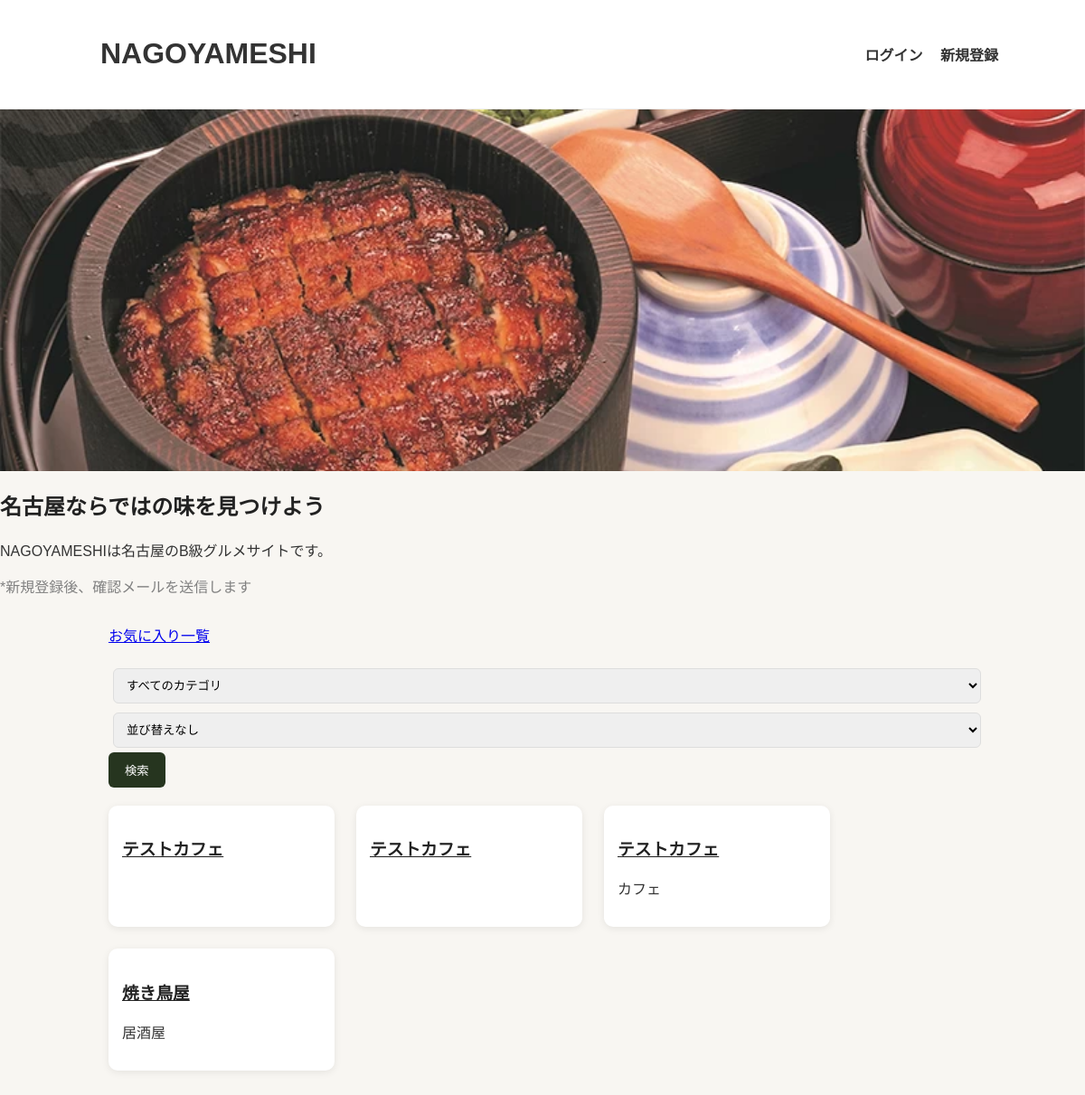
/, run on an earlier commit of the app's database.
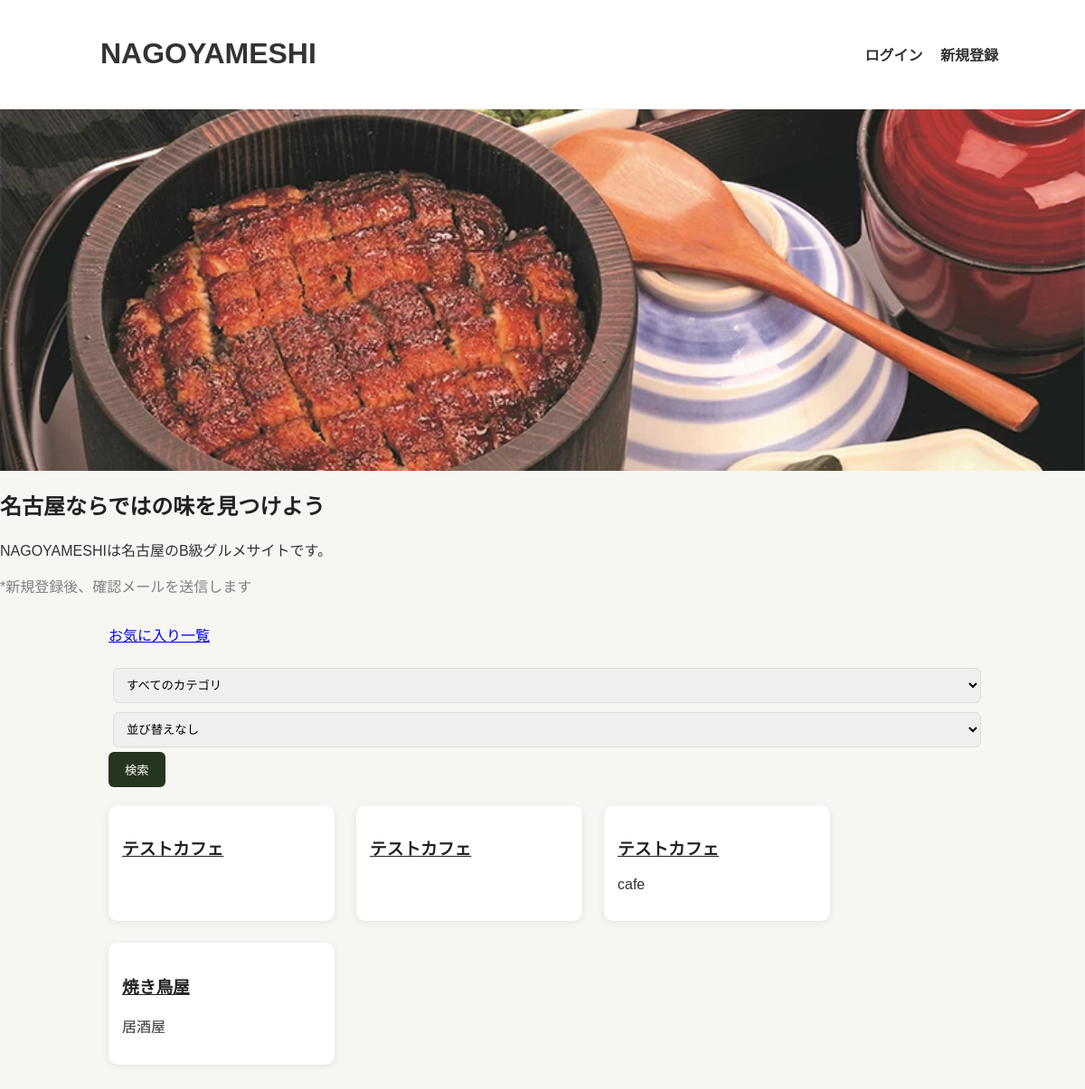
And on a later commit of the database.
### nagoyameshi/models.py (models this page shows, shortened)
class Shop(models.Model):
    category = models.ForeignKey(Category, on_delete=models.CASCADE, null=True, blank=True)
    name = models.CharField(max_length=100)
    description = models.TextField()
    address = models.CharField(max_length=200)

class Category(models.Model):
    name = models.CharField(max_length=100)

### nagoyameshi/views.py (the view)
# urls.py: path('', views.top, name='top'),
def top(request):
    shops = Shop.objects.all()
    categories = Category.objects.all()
    keyword = request.GET.get('keyword')
    category_id = request.GET.get('category')
    if keyword:
        shops = shops.filter(name__icontains=keyword)
    if category_id:
        shops = shops.filter(category_id=category_id)
    sort = request.GET.get('sort')
    if sort == 'name_asc':
        shops = shops.order_by('name')
    elif sort == 'name_desc':
        shops = shops.order_by('-name')
    elif sort == 'new':
        shops = shops.order_by('-id')
    elif sort == 'old':
        shops = shops.order_by('id')
    context = {
        'shops': shops,
        'categories': categories,
    }
    return render(request, 'nagoyameshi/top.html', context)

### nagoyameshi/templates/nagoyameshi/top.html (shortened to what this page needs)
{% extends 'nagoyameshi/base.html' %}
{% load static %}
{% block content %}
<div style="position: relative;">
  <img src="/static/img/nagoya.jpg" style="width:100%; height:400px; object-fit:cover; display:block;">
    <h2>名古屋ならではの味を見つけよう</h2>
    <p>NAGOYAMESHIは名古屋のB級グルメサイトです。</p>
    <p style="color: gray; margin-top:10px;">
    *新規登録後、確認メールを送信します
    </p>
</div>
<div class="container">
    <a href="/favorites/">お気に入り一覧</a>
    <form method="get" action="/">
        <select name="category">
            <option value="">すべてのカテゴリ</option>
        </select>
        <select name="sort">
            <option value="">並び替えなし</option>
        </select>
        <button type="submit" class="btn">検索</button>
    </form>
<div class="shop-list">
  {% for shop in shops %}
    <div class="shop-card">
      <h3><a href="{% url 'shop_detail' shop.id %}">{{ shop.name }}</a></h3>
      <p>{{ shop.category.name }}</p>
    </div>
  {% endfor %}
</div>
{% endblock %}

What changed in the data, as far as the page shows it:
changed through a linked row, Shop: category.name "カフェ" → "cafe"
